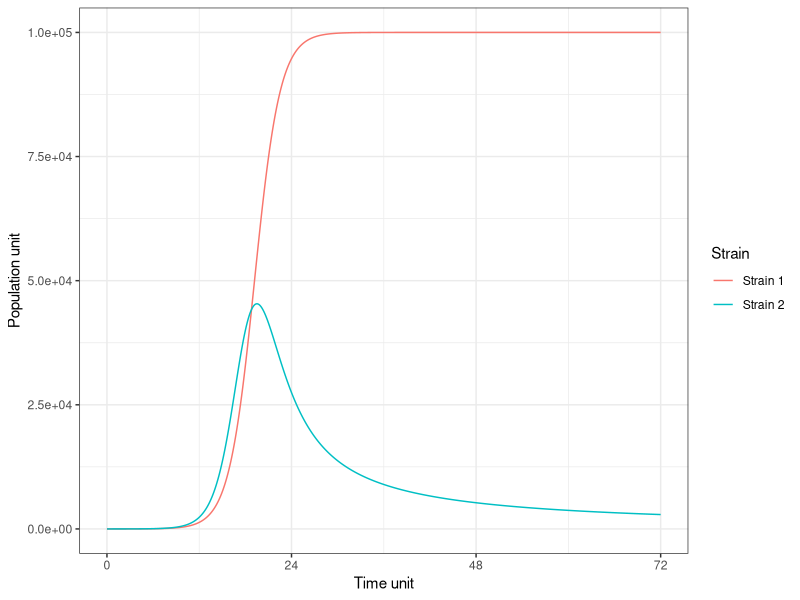

The R script that drew this image: (Note: this script raises an error after producing the figure.)
rm(list = ls())
library(deSolve)   
library(ggplot2)   
library(dplyr)
library(tidyr)
library(scales)

# Define the model
viral_model <- function(t, state, parameters) {
  V1 <- state[1]
  V2 <- state[2]
  
  r1 <- parameters["r1"]
  r2 <- parameters["r2"]
  K <- parameters["K"]
  alpha12 <- parameters["alpha12"]
  alpha21 <- parameters["alpha21"]
  mu <- parameters["mu"]
  
  dV1dt <- r1 * V1 * (1 - (V1 + alpha21 * V2) / K) - mu * V1
  dV2dt <- r2 * V2 * (1 - (V2 + alpha12 * V1) / K) - mu * V1
  
  return(list(c(dV1dt, dV2dt)))
}

# Initial state
state <- c(V1 = 1, V2 = 1)

# Time sequence for the simulation
times <- seq(0, 72, by = 0.1)
params = c(r1 = 0.4, 
  r2 = 0.45, 
  K = 100000, 
  alpha12 = 1, 
  alpha21 = 0, 
  mu = 0)
params = c(r1 = 0.6, 
           r2 = 0.65, 
           K = 100000, 
           alpha12 = 1, 
           alpha21 = 0, 
           mu = 0)
# Solve the model
out <- ode(y = state, times = times, func = viral_model, parms = params)
out_df <- as.data.frame(out)
# Plotting
ggplot(data = out_df, aes(x = time)) +
  geom_line(aes(y = V1, color = "Strain 1")) +
  geom_line(aes(y = V2, color = "Strain 2")) +
  labs(y = "Population unit", x = "Time unit", color = "Strain") +
  theme_bw() +
  scale_x_continuous(breaks = c(0,24,48,72)) +
  scale_y_continuous(labels = label_scientific(digits = 3))

########### Try different settings ##########

withinhost_fun = function(param_sets){
  # Initial state and time sequence
  state <- c(V1 = 1, V2 = 1)
  times <- seq(0, 72, by = 0.1)
  
  # Run simulations for each parameter set
  results <- lapply(seq(nrow(param_sets)), function(i) {
    params <- unlist(param_sets[i, ])
    out <- ode(y = state, times = times, func = viral_model, parms = params)
    out_df <- as.data.frame(out)
    out_df$r1 <- params['r1']
    out_df$r2 <- params['r2']
    return(out_df)
  })
  
  # Combine all dataframes into one
  combined_results <- bind_rows(results)
  
  return(combined_results)
  
}

transform_data = function(combined_results){
  # Transform data for plotting
  long_data <- pivot_longer(combined_results, cols = c("V1", "V2"), names_to = "Strain", values_to = "Population")
  long_data$Population_label = long_data$Population/10^3
  long_data$group = long_data$r2 - long_data$r1
  long_data$group[long_data$Strain == 'V1'] = 'V1'
  long_data$group = factor(long_data$group, levels = unique(long_data$group))
  return(long_data) 
}

ratio_fun = function(combined_results){
  long_data_transformed <- combined_results %>%
    mutate(ratio = V1/(V1+V2), group = r2-r1) %>%
    select(time, group, ratio)
  data_ratio = long_data_transformed[long_data_transformed$time %in%
                                     c(0,24,48,72),]
  return(data_ratio)
}

getplot = function(param_sets){
  combined_results = withinhost_fun(param_sets)
  long_data = transform_data(combined_results)
  data_ratio = ratio_fun(combined_results)
  
  values = alpha(c(hue_pal()(3)[1], '#2A41AF', '#4D7AAF', '#619CAF', '#85BDAF'),0.7)
  # Plotting
  p1 = ggplot(long_data, aes(x = time, y = Population_label)) +
    geom_line(data = long_data, 
              aes(group = group, color = group)) +
    scale_color_manual(values = values, name = expression('Strain'/Delta*r)) +
    labs(y = "", x = "Time unit", color = "Strain") +
    theme_bw() +
    theme(legend.position = "none") +
    scale_x_continuous(breaks = c(0,24,48,72)) +
    scale_y_continuous(n.breaks = 3)

  p2 = ggplot(data_ratio, aes(x = time, y = ratio, color = factor(group))) +
    geom_line() +
    geom_point() +
    scale_color_manual(values = values[-1], 
                       name = expression(Delta*r)) +
    labs(y = "", x = "Time unit", color = "r2 value") +
    theme_bw() +
    theme(legend.position = "none") +
    scale_x_continuous(breaks = c(0,24,48,72)) + 
    scale_y_continuous(limits = c(0, 1), 
                       minor_breaks = seq(0 , 1, 0.25),
                       n.breaks = 3)

  return(list(p1, p2))
}

# Parameter sets for multiple simulations

param_sets <- expand.grid(r1 = 0.4, 
                          r2 = 0.4 + c(0.02, 0.05, 0.1, 0.2), 
                          K = 100000, alpha12 = 1, alpha21 = 0, mu = 0)


plist1 = getplot(param_sets)
  
param_sets <- expand.grid(r1 = 0.6, 
                          r2 = 0.6 + c(0.02, 0.05, 0.1, 0.2), 
                          K = 100000, alpha12 = 1, alpha21 = 0, mu = 0)
plist2 = getplot(param_sets)

pdf(paste0("Output/withinhost.pdf"), width = 1.8, height = 1.2)
print(plist1[[1]])
print(plist1[[2]])
print(plist2[[1]])
print(plist2[[2]])
dev.off()

combined_results = withinhost_fun(param_sets)
data_ratio = ratio_fun(combined_results)

values = alpha(c(hue_pal()(3)[1], '#2A41AF', '#4D7AAF', '#619CAF', '#85BDAF'),0.7)
p1 = ggplot(data_ratio, aes(x = time, y = ratio, color = factor(group))) +
  geom_line() +
  geom_point() +
  scale_color_manual(values = values[-1], 
                     name = expression(r[B]-r[A])) +
  labs(y = "", x = "Time unit", color = "r2 value") +
  theme_bw() +
  theme(legend.position = "right",
        legend.key.size = unit(0.4,'cm')) +
  scale_x_continuous(breaks = c(0,24,48,72)) + 
  scale_y_continuous(limits = c(0, 1), 
                     minor_breaks = seq(0 , 1, 0.25),
                     n.breaks = 3)

p1

pdf(paste0("Output/withinhost_legend.pdf"), width = 1.8, height = 1.5)
print(p1)
dev.off()
